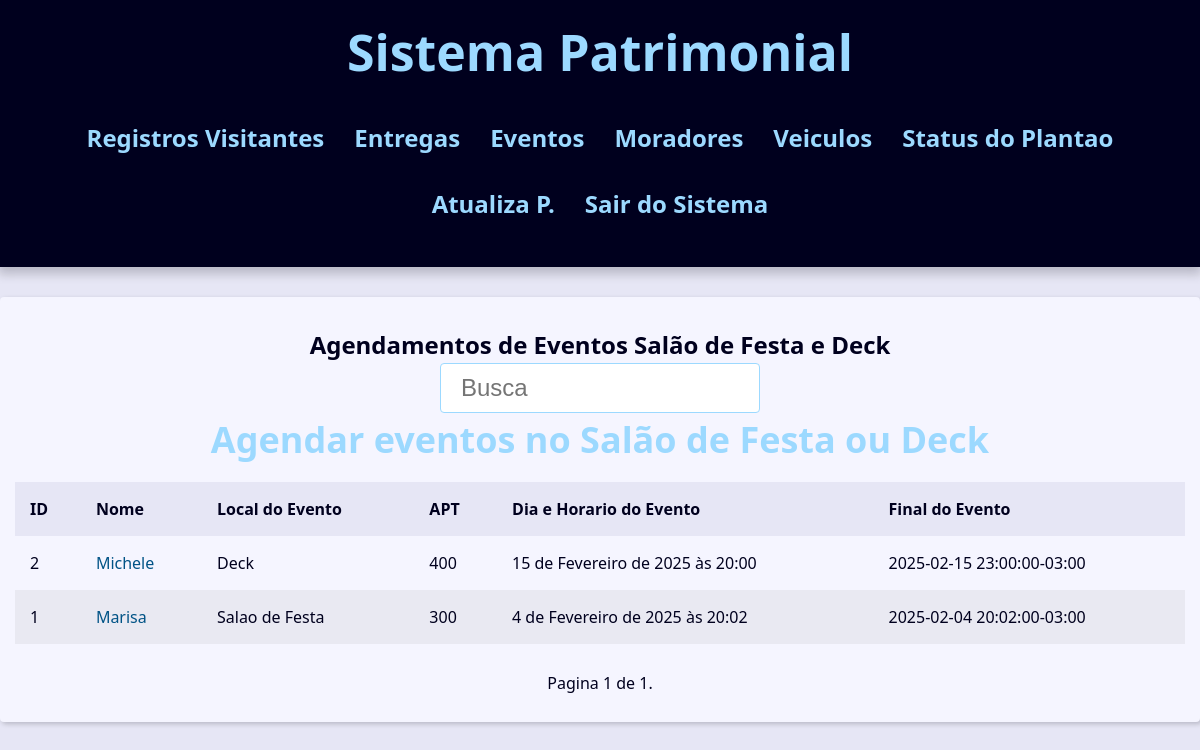
The app's page /porteiros/index_eventos/ (signed in) with its own data.
### contact/models.py (models this page shows)
class Eventos(models.Model):
    local_evento = models.CharField(max_length=50)
    nome_responsavel = models.CharField(max_length=150)
    tipo_de_evento = models.CharField(max_length=100,  blank=True, null=True)
    apartamento = models.ForeignKey(Apartamento,
                                    on_delete=models.SET_NULL,
                                    blank=True, null=True
                                     )
    data_horas_evento = models.DateTimeField(default=timezone.now)
    horario_final_evento = models.CharField(max_length=25)
    nomes_autorizados = models.TextField()
    veiculos_autorizados = models.TextField()

class Apartamento(models.Model):
    numero_apartamento = models.CharField(max_length=50)
    anda = models.CharField(max_length=50)
    def __str__(self) -> str:
        return self.numero_apartamento

### contact/views/contact_views.py (the view)
# urls.py: path('index_eventos/', views.eventos, name='eventos' ),
@porteiro_required
def eventos(request):
    agenda = Eventos.objects.filter().order_by('-id')
    paginator = Paginator(agenda, 10)
    page_number = request.GET.get("page")
    page_obj = paginator.get_page(page_number)
    context = {
        'page_obj': page_obj,
        'site_title': 'Agendamento de Eventos -',
    }
    return render(
        request,
        'contact/eventos/index_eventos.html',
        context,
    )

### contact/views/user_forms.py (called while the page is built)
def porteiro_required(view_func):
    @wraps(view_func)
    @login_required
    def _wrapped_view(request, *args, **kwargs):
        if not request.user.groups.filter(name="porteiro").exists():  # Verifica se o usuário está no grupo 'porteiro'
            messages.error(request, 'Acesso negado! Apenas porteiros podem acessar esta área.')
            return redirect('contact:login_views')  # Redireciona para login se não for porteiro
        return view_func(request, *args, **kwargs)
    return _wrapped_view

### contact/templates/contact/eventos/index_eventos.html
{% extends "global/base.html" %}
{% block content %}
    <div class="responsive-table">
        <table class="contacts-table">
            <caption class="table-caption" >
                Agendamentos de Eventos Salão de Festa e Deck
                <div class="search">
                    <form action="{% url "contact:eventos_busca" %}"
                    method="GET">
                        <input
                        type="text"
                        class="search-input"
                        placeholder="Busca"
                        id="search"
                        name="q"
                        value="{{ request.GET.q.strip }}"
                        >
                    </form>
                </div>
                <a href=" {% url "contact:create_eventos" %} " class="header-link">
                    <h2> Agendar eventos no Salão de Festa ou Deck </h2>
                </a>
            </caption>
            <thead>
                <tr class="table-row table-row-header">
                    <th class="table-header">ID</th>
                    <th class="table-header">Nome</th>
                    <th class="table-header">Local do Evento</th>
                    <th class="table-header">APT</th>
                    <th class="table-header">Dia e Horario do Evento</th>
                    <th class="table-header">Final do Evento</th>
                </tr>
            </thead>
            <tbody>
                {% for agenda in page_obj %}
                  <tr class="table-row">
                    <td class="table-cel">
                        {{ agenda.id }}
                    </td>
                    <td class="table-cel">
                        <a href=" {% url "contact:eventos_id" agenda.id %} "
                        class="table-link"
                        >
                        {{ agenda.nome_responsavel }}
                    </a>
                </td>
                <td class="table-cel">
                        {{ agenda.local_evento }}
                    </td>
                    <td class="table-cel">
                        {{agenda.apartamento }}
                    </td>
                    <td class="table-cel">
                        {{ agenda.data_horas_evento }}
                    </td>
                    <td class="table-cel">
                        {{ agenda.horario_final_evento }}
                    </td>
                  </tr>
                {% endfor %}
            </tbody>
        </table>
    </div>
{% endblock content %}

### base_static/global/css/style.css (style rules this page uses)
:root { --spacing: 1.5rem; --link-dark-color: rgb(0, 83, 134); --link-light-color: rgb(156, 217, 255); --clr-white: rgb(245, 245, 255); --clr-black: rgb(0, 0, 30); --clr-light-gray: rgb(230, 230, 245); --clr-dark-shadow-5: rgba(0, 0, 10, 5%); --clr-dark-shadow-10: rgba(0, 0, 10, 10%); --clr-dark-shadow-20: rgba(0, 0, 10, 20%); --clr-light-shadow-5: rgba(200, 200, 255, 5%); --clr-light-shadow-10: rgba(200, 200, 255, 10%); --clr-light-shadow-20: rgba(200, 200, 255, 20%); --main-page-width: 120rem; --table-min-width: 60rem; --biggest-font-size: 5rem; --bigger-font-size: 4rem; --big-font-size: 3.2rem; --medium-font-size: 2.4rem; --small-font-size: 1.6rem; --smaller-font-size: 1.4rem; --smallest-font-size: 1.2rem; --transition-fast: 300ms; --transition-medium: 600ms; --transition-slow: 1s; --default-border-radius: 4px; }
*, *::before, *::after { margin: 0; padding: 0; box-sizing: border-box; }
html { font-size: 62.5%; }
body { font-family: system-ui, -apple-system, BlinkMacSystemFont, 'Segoe UI', Roboto, Oxygen, Ubuntu, Cantarell, 'Open Sans', 'Helvetica Neue', sans-serif; line-height: 1.5; font-size: var(--small-font-size); color: var(--clr-black); -webkit-font-smoothing: antialiased; background: var(--clr-light-gray); }
.header-link { color: var(--link-light-color); text-decoration: none; transition: filter var(--transition-fast) ease-in-out; }
.responsive-table { width: 100%; overflow-x: auto; }
.contacts-table { width: 100%; min-width: var(--table-min-width); border-collapse: collapse; }
.table-caption { font-size: var(--medium-font-size); font-weight: bold; padding: var(--spacing); }
.table-row { text-align: left; text-overflow: ellipsis; transition: background-color var(--transition-fast) ease-in-out; }
.table-row:nth-of-type(2n) { background: var(--clr-dark-shadow-5); }
.table-row-header { background: var(--clr-light-gray); color: var(--clr-black); }
.table-cel, .table-header { padding: var(--spacing); }
.table-link { color: var(--link-dark-color); transition: color var(--transition-fast) ease-in-out; text-decoration: none; }
.search { display: flex; justify-content: center; }
.search-input { font-size: var(--medium-font-size); padding: 1rem 2rem; width: 100%; max-width: 32rem; border-radius: var(--default-border-radius); border: 1px solid var(--link-light-color); }
.header-link { animation: colorChange 18s infinite; font-weight: bold; text-decoration: none; }

### records on screen
Eventos: id "2", nome_responsavel "Michele", local_evento "Deck", apartamento "400", data_horas_evento "15 de Fevereiro de 2025 às 20:00", horario_final_evento "2025-02-15 23:00:00-03:00"
Eventos: id "1", nome_responsavel "Marisa", local_evento "Salao de Festa", apartamento "300", data_horas_evento "4 de Fevereiro de 2025 às 20:02", horario_final_evento "2025-02-04 20:02:00-03:00"

### other values on screen
{{ page_obj.number }} "1"
{{ page_obj.paginator.num_pages }} "1"
